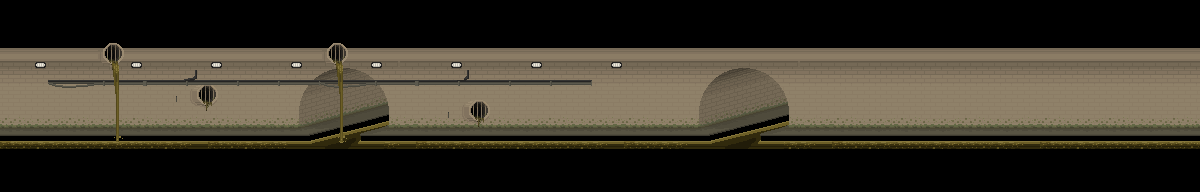

Below is a game level as drawn by its tile map, then a one-line description and the .tmx that defines it (tile-layer data replaced by summaries):
An orthogonal 75x12 tile map with 16x16 px tiles, 6 tile layers (bg1, bg2, ground, ledge, ...) and 2 objects (276).

<map version="1.0" orientation="orthogonal" renderorder="right-down" width="75" height="12" tilewidth="16" tileheight="16" nextobjectid="4">
 <properties>
  <property name="ambient" value="DARK" />
  <property name="bgm" value="Sewers" />
  <property name="name" value="Sewers" />
  <property name="previous" value="Subway" />
 </properties>
 <tileset firstgid="1" name="tiles" tilewidth="16" tileheight="16" tilecount="2880">
  <image source="tilesets/indoors.png" width="960" height="771" />
  <tile id="563">
   <properties>
    <property name="light" value="sewer" />
   </properties>
  </tile>
  <tile id="644">
   <animation>
    <frame tileid="644" duration="100" />
    <frame tileid="646" duration="100" />
    <frame tileid="648" duration="100" />
   </animation>
  </tile>
  <tile id="645">
   <animation>
    <frame tileid="645" duration="100" />
    <frame tileid="647" duration="100" />
    <frame tileid="649" duration="100" />
   </animation>
  </tile>
  <tile id="705">
   <animation>
    <frame tileid="705" duration="100" />
    <frame tileid="707" duration="100" />
    <frame tileid="709" duration="100" />
   </animation>
  </tile>
  <tile id="765">
   <animation>
    <frame tileid="765" duration="100" />
    <frame tileid="767" duration="100" />
    <frame tileid="769" duration="100" />
   </animation>
  </tile>
  <tile id="825">
   <animation>
    <frame tileid="825" duration="100" />
    <frame tileid="827" duration="100" />
    <frame tileid="829" duration="100" />
   </animation>
  </tile>
  <tile id="864">
   <properties>
    <property name="type" value="tile" />
   </properties>
  </tile>
  <tile id="865">
   <properties>
    <property name="type" value="tile" />
   </properties>
  </tile>
  <tile id="866">
   <properties>
    <property name="type" value="tile" />
   </properties>
  </tile>
  <tile id="867">
   <properties>
    <property name="type" value="tile" />
   </properties>
  </tile>
  <tile id="868">
   <properties>
    <property name="type" value="tile" />
   </properties>
  </tile>
  <tile id="869">
   <properties>
    <property name="type" value="tile" />
   </properties>
  </tile>
  <tile id="870">
   <properties>
    <property name="type" value="tile" />
   </properties>
  </tile>
  <tile id="871">
   <properties>
    <property name="type" value="tile" />
   </properties>
  </tile>
  <tile id="872">
   <properties>
    <property name="type" value="tile" />
   </properties>
  </tile>
  <tile id="873">
   <properties>
    <property name="type" value="tile" />
   </properties>
  </tile>
  <tile id="874">
   <properties>
    <property name="type" value="tile" />
   </properties>
  </tile>
  <tile id="875">
   <properties>
    <property name="type" value="tile" />
   </properties>
  </tile>
  <tile id="876">
   <properties>
    <property name="type" value="tile" />
   </properties>
  </tile>
  <tile id="877">
   <properties>
    <property name="type" value="tile" />
   </properties>
  </tile>
  <tile id="878">
   <properties>
    <property name="type" value="tile" />
   </properties>
  </tile>
  <tile id="879">
   <properties>
    <property name="type" value="tile" />
   </properties>
  </tile>
  <tile id="880">
   <properties>
    <property name="type" value="tile" />
   </properties>
  </tile>
  <tile id="881">
   <properties>
    <property name="type" value="tile" />
   </properties>
  </tile>
  <tile id="882">
   <properties>
    <property name="type" value="tile" />
   </properties>
  </tile>
  <tile id="883">
   <properties>
    <property name="type" value="tile" />
   </properties>
  </tile>
  <tile id="885">
   <animation>
    <frame tileid="885" duration="100" />
    <frame tileid="887" duration="100" />
    <frame tileid="889" duration="100" />
   </animation>
  </tile>
  <tile id="924">
   <properties>
    <property name="type" value="tile" />
   </properties>
  </tile>
  <tile id="925">
   <properties>
    <property name="type" value="tile" />
   </properties>
  </tile>
  <tile id="926">
   <properties>
    <property name="type" value="tile" />
   </properties>
  </tile>
  <tile id="927">
   <properties>
    <property name="type" value="tile" />
   </properties>
  </tile>
  <tile id="928">
   <properties>
    <property name="type" value="tile" />
   </properties>
  </tile>
  <tile id="929">
   <properties>
    <property name="type" value="tile" />
   </properties>
  </tile>
  <tile id="930">
   <properties>
    <property name="type" value="tile" />
   </properties>
  </tile>
  <tile id="931">
   <properties>
    <property name="type" value="tile" />
   </properties>
  </tile>
  <tile id="932">
   <properties>
    <property name="type" value="tile" />
   </properties>
  </tile>
  <tile id="933">
   <properties>
    <property name="type" value="tile" />
   </properties>
  </tile>
  <tile id="934">
   <properties>
    <property name="type" value="tile" />
   </properties>
  </tile>
  <tile id="935">
   <properties>
    <property name="type" value="tile" />
   </properties>
  </tile>
  <tile id="936">
   <properties>
    <property name="type" value="tile" />
   </properties>
  </tile>
  <tile id="937">
   <properties>
    <property name="type" value="tile" />
   </properties>
  </tile>
  <tile id="938">
   <properties>
    <property name="type" value="tile" />
   </properties>
  </tile>
  <tile id="939">
   <properties>
    <property name="type" value="tile" />
   </properties>
  </tile>
  <tile id="940">
   <properties>
    <property name="type" value="tile" />
   </properties>
  </tile>
  <tile id="941">
   <properties>
    <property name="type" value="tile" />
   </properties>
  </tile>
  <tile id="942">
   <properties>
    <property name="type" value="tile" />
   </properties>
  </tile>
  <tile id="943">
   <properties>
    <property name="type" value="tile" />
   </properties>
  </tile>
 </tileset>
 <layer name="bg1" width="75" height="12">
  <data>[900 cells, 403 non-empty, 114 distinct tile ids]</data>
 </layer>
 <layer name="bg2" width="75" height="12">
  <data>[900 cells, 6 non-empty, 6 distinct tile ids]</data>
 </layer>
 <layer name="ground" width="75" height="12">
  <data>[900 cells, 150 non-empty, 38 distinct tile ids]</data>
 </layer>
 <layer name="ledge" width="75" height="12">
  <data>[900 cells, 20 non-empty, 10 distinct tile ids]</data>
 </layer>
 <layer name="objects" width="75" height="12">
  <data>[900 cells, 86 non-empty, 44 distinct tile ids]</data>
 </layer>
 <layer name="fg" width="75" height="12">
  <data>[900 cells, 28 non-empty, 14 distinct tile ids]</data>
 </layer>
 <objectgroup name="entities">
  <object id="2" x="128" y="112" width="16" height="16">
   <properties>
    <property name="spawn" value="" />
   </properties>
  </object>
  <object id="3" name="276" x="256" y="112" width="16" height="16">
   <properties>
    <property name="ID" value="27" />
    <property name="NPC" value="reaper" />
    <property name="attackScript" value="onGrimAttacked" />
    <property name="layer" value="back" />
    <property name="name" value="Grim Reaper" />
    <property name="script" value="grimResponse" />
    <property name="state" value="FACELEFT" />
   </properties>
  </object>
 </objectgroup>
</map>
